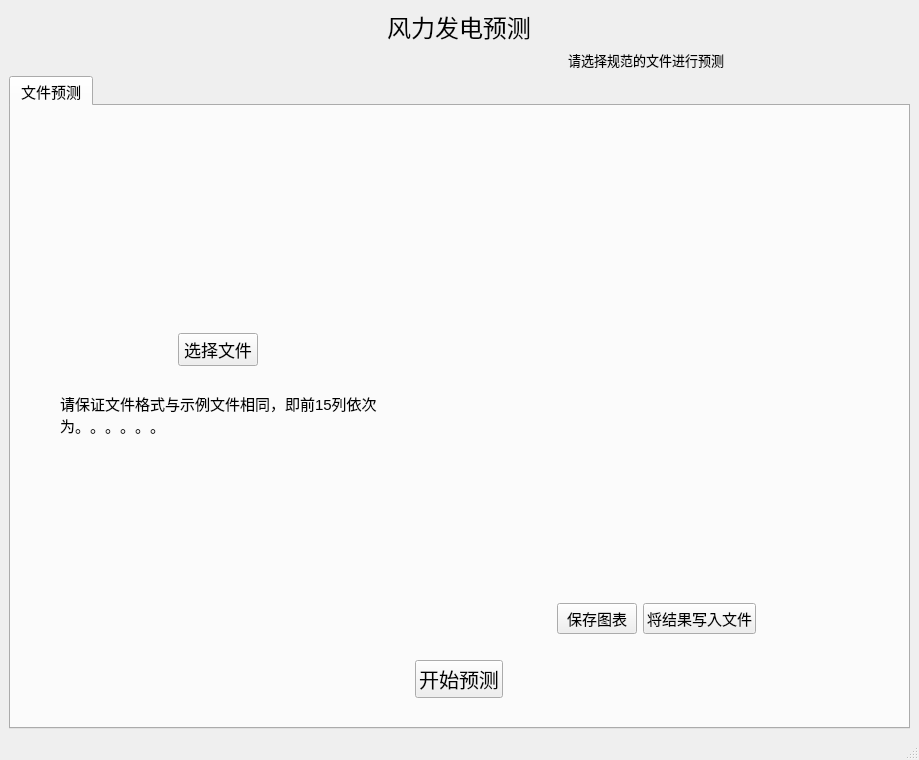
<?xml version="1.0" encoding="UTF-8"?>
<ui version="4.0">
 <class>MainWindow</class>
 <widget class="QMainWindow" name="MainWindow">
  <property name="geometry">
   <rect>
    <x>0</x>
    <y>0</y>
    <width>919</width>
    <height>760</height>
   </rect>
  </property>
  <property name="windowTitle">
   <string>新能源预测软件(风电)</string>
  </property>
  <widget class="QWidget" name="centralwidget">
   <layout class="QVBoxLayout" name="verticalLayout_2" stretch="2,1,10">
    <item alignment="Qt::AlignHCenter">
     <widget class="QLabel" name="label_main_title">
      <property name="sizePolicy">
       <sizepolicy hsizetype="Fixed" vsizetype="Fixed">
        <horstretch>0</horstretch>
        <verstretch>0</verstretch>
       </sizepolicy>
      </property>
      <property name="baseSize">
       <size>
        <width>9</width>
        <height>4</height>
       </size>
      </property>
      <property name="font">
       <font>
        <pointsize>18</pointsize>
        <weight>50</weight>
        <bold>false</bold>
       </font>
      </property>
      <property name="text">
       <string>风力发电预测</string>
      </property>
      <property name="textFormat">
       <enum>Qt::AutoText</enum>
      </property>
      <property name="alignment">
       <set>Qt::AlignCenter</set>
      </property>
     </widget>
    </item>
    <item>
     <layout class="QHBoxLayout" name="horizontalLayout_4" stretch="3,3,1">
      <item>
       <spacer name="horizontalSpacer_8">
        <property name="orientation">
         <enum>Qt::Horizontal</enum>
        </property>
        <property name="sizeHint" stdset="0">
         <size>
          <width>40</width>
          <height>20</height>
         </size>
        </property>
       </spacer>
      </item>
      <item>
       <widget class="QLabel" name="label_tips">
        <property name="sizePolicy">
         <sizepolicy hsizetype="Maximum" vsizetype="Fixed">
          <horstretch>0</horstretch>
          <verstretch>0</verstretch>
         </sizepolicy>
        </property>
        <property name="font">
         <font>
          <pointsize>10</pointsize>
          <weight>50</weight>
          <italic>false</italic>
          <bold>false</bold>
          <underline>false</underline>
         </font>
        </property>
        <property name="text">
         <string>请选择规范的文件进行预测</string>
        </property>
        <property name="alignment">
         <set>Qt::AlignRight|Qt::AlignTrailing|Qt::AlignVCenter</set>
        </property>
        <property name="wordWrap">
         <bool>false</bool>
        </property>
       </widget>
      </item>
      <item>
       <spacer name="horizontalSpacer_7">
        <property name="orientation">
         <enum>Qt::Horizontal</enum>
        </property>
        <property name="sizeType">
         <enum>QSizePolicy::Expanding</enum>
        </property>
        <property name="sizeHint" stdset="0">
         <size>
          <width>60</width>
          <height>20</height>
         </size>
        </property>
       </spacer>
      </item>
     </layout>
    </item>
    <item>
     <widget class="QTabWidget" name="tabWidget_select">
      <property name="sizePolicy">
       <sizepolicy hsizetype="Expanding" vsizetype="Preferred">
        <horstretch>0</horstretch>
        <verstretch>0</verstretch>
       </sizepolicy>
      </property>
      <property name="font">
       <font>
        <pointsize>11</pointsize>
       </font>
      </property>
      <property name="currentIndex">
       <number>0</number>
      </property>
      <widget class="QWidget" name="File_predict">
       <attribute name="title">
        <string>文件预测</string>
       </attribute>
       <layout class="QVBoxLayout" name="verticalLayout_5">
        <item>
         <layout class="QHBoxLayout" name="horizontalLayout_2">
          <item>
           <spacer name="horizontalSpacer_6">
            <property name="orientation">
             <enum>Qt::Horizontal</enum>
            </property>
            <property name="sizeType">
             <enum>QSizePolicy::Fixed</enum>
            </property>
            <property name="sizeHint" stdset="0">
             <size>
              <width>40</width>
              <height>20</height>
             </size>
            </property>
           </spacer>
          </item>
          <item>
           <layout class="QVBoxLayout" name="verticalLayout_4" stretch="0,0,0,0,0">
            <item>
             <spacer name="verticalSpacer">
              <property name="orientation">
               <enum>Qt::Vertical</enum>
              </property>
              <property name="sizeHint" stdset="0">
               <size>
                <width>20</width>
                <height>40</height>
               </size>
              </property>
             </spacer>
            </item>
            <item alignment="Qt::AlignHCenter">
             <widget class="QPushButton" name="pushButton_forFileDialog">
              <property name="sizePolicy">
               <sizepolicy hsizetype="Expanding" vsizetype="Preferred">
                <horstretch>0</horstretch>
                <verstretch>0</verstretch>
               </sizepolicy>
              </property>
              <property name="sizeIncrement">
               <size>
                <width>0</width>
                <height>0</height>
               </size>
              </property>
              <property name="baseSize">
               <size>
                <width>0</width>
                <height>0</height>
               </size>
              </property>
              <property name="font">
               <font>
                <pointsize>13</pointsize>
               </font>
              </property>
              <property name="text">
               <string>选择文件</string>
              </property>
             </widget>
            </item>
            <item>
             <spacer name="verticalSpacer_3">
              <property name="orientation">
               <enum>Qt::Vertical</enum>
              </property>
              <property name="sizeType">
               <enum>QSizePolicy::Fixed</enum>
              </property>
              <property name="sizeHint" stdset="0">
               <size>
                <width>20</width>
                <height>20</height>
               </size>
              </property>
             </spacer>
            </item>
            <item>
             <widget class="QLabel" name="label_file_ok">
              <property name="sizePolicy">
               <sizepolicy hsizetype="Preferred" vsizetype="Preferred">
                <horstretch>0</horstretch>
                <verstretch>0</verstretch>
               </sizepolicy>
              </property>
              <property name="text">
               <string>请保证文件格式与示例文件相同，即前15列依次为。。。。。。</string>
              </property>
              <property name="wordWrap">
               <bool>true</bool>
              </property>
             </widget>
            </item>
            <item>
             <spacer name="verticalSpacer_2">
              <property name="orientation">
               <enum>Qt::Vertical</enum>
              </property>
              <property name="sizeHint" stdset="0">
               <size>
                <width>20</width>
                <height>40</height>
               </size>
              </property>
             </spacer>
            </item>
           </layout>
          </item>
          <item>
           <spacer name="horizontalSpacer_3">
            <property name="orientation">
             <enum>Qt::Horizontal</enum>
            </property>
            <property name="sizeType">
             <enum>QSizePolicy::Maximum</enum>
            </property>
            <property name="sizeHint" stdset="0">
             <size>
              <width>30</width>
              <height>20</height>
             </size>
            </property>
           </spacer>
          </item>
          <item>
           <layout class="QVBoxLayout" name="verticalLayout_3" stretch="8,1,0">
            <item>
             <widget class="QLabel" name="label_chart">
              <property name="sizePolicy">
               <sizepolicy hsizetype="Preferred" vsizetype="Preferred">
                <horstretch>0</horstretch>
                <verstretch>50</verstretch>
               </sizepolicy>
              </property>
              <property name="text">
               <string/>
              </property>
             </widget>
            </item>
            <item>
             <layout class="QHBoxLayout" name="horizontalLayout" stretch="0,1,2,0">
              <item>
               <spacer name="horizontalSpacer">
                <property name="orientation">
                 <enum>Qt::Horizontal</enum>
                </property>
                <property name="sizeHint" stdset="0">
                 <size>
                  <width>40</width>
                  <height>20</height>
                 </size>
                </property>
               </spacer>
              </item>
              <item>
               <widget class="QPushButton" name="pushButton_save_chart">
                <property name="sizePolicy">
                 <sizepolicy hsizetype="Maximum" vsizetype="Fixed">
                  <horstretch>0</horstretch>
                  <verstretch>0</verstretch>
                 </sizepolicy>
                </property>
                <property name="text">
                 <string>保存图表</string>
                </property>
               </widget>
              </item>
              <item>
               <widget class="QPushButton" name="pushButton_w_tofile">
                <property name="sizePolicy">
                 <sizepolicy hsizetype="Maximum" vsizetype="Fixed">
                  <horstretch>0</horstretch>
                  <verstretch>0</verstretch>
                 </sizepolicy>
                </property>
                <property name="text">
                 <string>将结果写入文件</string>
                </property>
               </widget>
              </item>
              <item>
               <spacer name="horizontalSpacer_2">
                <property name="orientation">
                 <enum>Qt::Horizontal</enum>
                </property>
                <property name="sizeHint" stdset="0">
                 <size>
                  <width>40</width>
                  <height>20</height>
                 </size>
                </property>
               </spacer>
              </item>
             </layout>
            </item>
            <item>
             <spacer name="verticalSpacer_4">
              <property name="orientation">
               <enum>Qt::Vertical</enum>
              </property>
              <property name="sizeType">
               <enum>QSizePolicy::Fixed</enum>
              </property>
              <property name="sizeHint" stdset="0">
               <size>
                <width>20</width>
                <height>20</height>
               </size>
              </property>
             </spacer>
            </item>
           </layout>
          </item>
         </layout>
        </item>
        <item alignment="Qt::AlignHCenter">
         <widget class="QPushButton" name="pushButton_predict_file">
          <property name="sizePolicy">
           <sizepolicy hsizetype="Fixed" vsizetype="Fixed">
            <horstretch>0</horstretch>
            <verstretch>0</verstretch>
           </sizepolicy>
          </property>
          <property name="font">
           <font>
            <pointsize>15</pointsize>
           </font>
          </property>
          <property name="text">
           <string>开始预测</string>
          </property>
         </widget>
        </item>
        <item>
         <spacer name="verticalSpacer_5">
          <property name="orientation">
           <enum>Qt::Vertical</enum>
          </property>
          <property name="sizeType">
           <enum>QSizePolicy::Maximum</enum>
          </property>
          <property name="sizeHint" stdset="0">
           <size>
            <width>20</width>
            <height>20</height>
           </size>
          </property>
         </spacer>
        </item>
       </layout>
      </widget>
     </widget>
    </item>
   </layout>
  </widget>
  <widget class="QMenuBar" name="menubar">
   <property name="geometry">
    <rect>
     <x>0</x>
     <y>0</y>
     <width>919</width>
     <height>26</height>
    </rect>
   </property>
  </widget>
  <widget class="QStatusBar" name="statusbar"/>
 </widget>
 <resources/>
 <connections/>
</ui>
